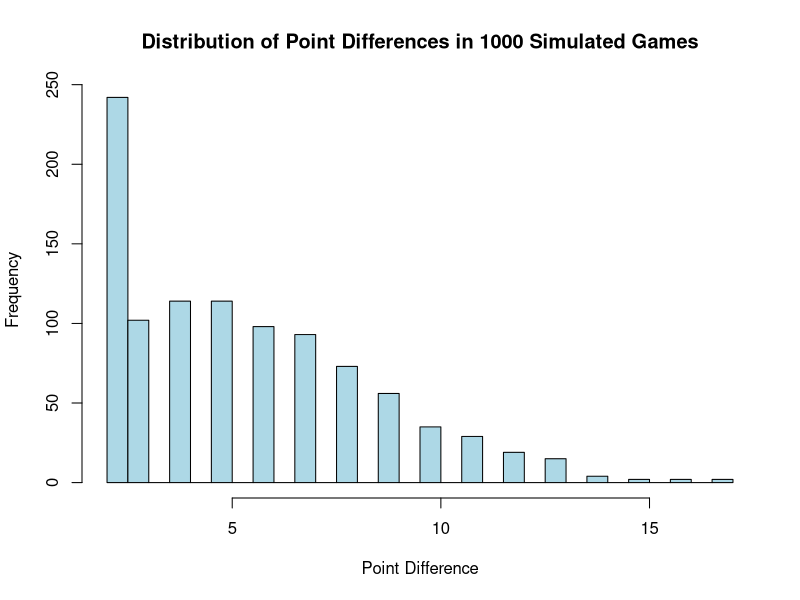

Generate this figure with R:
## ---- chunk 1
knitr::opts_chunk$set(echo=T,eval=T,message=F,warning=F,fig.align='center')
library(tidyverse)
## ---- chunk 2
# Function to simulate a single Ping Pong game
playPingPong <- function(scoreTrigger = 21, winMargin=2, probPlayerA=0.5){
  #initialize a score vector to be 0,0
  score_A <- 0
  score_B <- 0
  #repeat while the winning condition has not been reached
  #i.e. repeat while max score < 21 or point difference < 2
   while (TRUE) {
    # Randomly assign a point to player A or B with equal chance
    if (runif(1) < probPlayerA) {
    #Assign a point to player 1 or 2 randomly
      score_A <- score_A + 1
    } else {
      score_B <- score_B + 1
    }
    # Check if the game conditions are met
    if ((score_A >= scoreTrigger || score_B >= scoreTrigger) && abs(score_A -  score_B) >=        winMargin) {
      # Return the point difference when the game ends
      return(abs(score_A - score_B))
    } 
  }
}
# Example of how to run the simulation
point_difference <- playPingPong()
cat("The point difference is:", point_difference, "\n")

## ---- chunk 3
#TODO: Enter Code Here
# Monte Carlo simulation of 1000 games
# set.seed(123)  # Set seed for reproducibility
n_simulations <- 1000
simulated_differences <- replicate(n_simulations, playPingPong())

# Plot distribution of simulated point differences
hist(simulated_differences, breaks = 30, main = "Distribution of Point Differences in 1000 Simulated Games",
     xlab = "Point Difference", col = "lightblue", border = "black")

# Define an observed point difference (e.g., from a real game or previous simulation   10?)
observed_point_difference <- 10

# Calculate the p-value: proportion of simulated games with a point difference >= observed
p_value <- mean(simulated_differences >= observed_point_difference)
cat("The p-value is:", p_value, "\n")
mean(simulated_differences)
## ---- chunk 4
# Set up parameters
total_buildings <- 150  # Total number of buildings
person_buildings <- 30  # Number of buildings by the person
top10_buildings <- 10   # Number of top 10 buildings
success_in_top10 <- 4   # At least 4 buildings by the person

# Calculate the probability of getting 4 or more of the person's buildings in the top 10
p_value <- 1 - phyper(success_in_top10 - 1, person_buildings, total_buildings - person_buildings, top10_buildings)

cat("The p-value is:", p_value, "\n")
## ---- chunk 5
# Set up parameters
#total_buildings <- 150      # Total number of buildings
#person_buildings <- 30      # Buildings by the person
#top10_buildings <- 10       # Number of buildings selected for top 10
success_threshold <- 4      # We want to see at least 4 buildings from the person
num_simulations <- 100   # Number of simulations

# Monte Carlo simulation
set.seed(123)  # For reproducibility
successes <- replicate(num_simulations, {
  # Randomly select 10 buildings from the 150
  selected_buildings <- sample(c(rep(1, person_buildings), rep(0, total_buildings - person_buildings)), top10_buildings)
  # Count how many of the selected buildings belong to the person
  sum(selected_buildings)
})
successes
# Estimate the probability of getting 4 or more of the person's buildings in the top 10
p_value <- mean(successes >= success_threshold)
# Print result
cat("Estimated probability (p-value) of getting 4 or more of the person's buildings in the top 10:", p_value, "\n")
## ---- chunk 6
before = c(4,5,6,3,6,3,4,5,5,3,4,6,4,6,3,4,2,2,0,7,5,8,4,5,1,4,4,8,2,3)
after  = c(3,2,4,3,7,5,5,2,2,4,5,2,2,6,1,5,6,3,2,3,7,3,4,5,4,2,2,6,7,8)
mean(before)
mean(after)
#t test no imame zavisen primerok treba da se testira razlikata vo odnos na nula
test_results <- t.test(before, after, var.equal = TRUE)
test_results
test_results <- t.test(before, after, var.equal = FALSE)
test_results
diference<-before-after

t_diference<-t.test(diference, mu = 0, alternative = "two.sided")
t_diference

## ---- chunk 7

# Observed difference in means
obs_diff <- mean(before) - mean(after)
# Combine both groups
combined <- c(before, after)
n_before <- length(before)
n_after <- length(after)

# Set number of permutations
num_permutations <- 10000

# Permutation test
set.seed(123)  # For reproducibility
perm_diffs <- replicate(num_permutations, {
  permuted <- sample(combined)  # Permute the combined dataset
  perm_before <- permuted[1:n_before]  # Assign the first part as before
  perm_after <- permuted[(n_before + 1):(n_before + n_after)]  # Assign the second part as after
  mean(perm_before) - mean(perm_after)  # Calculate difference in means
})

# Calculate p-value (two-sided test)
p_value <- mean(abs(perm_diffs) >= abs(obs_diff))

# Print results
cat("Observed difference in means:", obs_diff, "\n")
cat("p-value from permutation test:", p_value, "\n")
## ---- chunk 8
p=1-pnorm(0.88,0,1)
p

